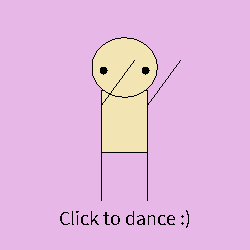
Frame 1 (no input)
Frame 60 (the mouse pressed at the canvas centre just before this capture): identical to frame 1, image omitted
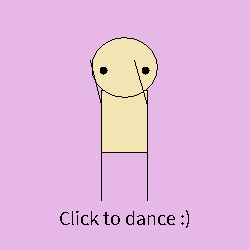
Frame 120 (the mouse held since frame 60 and released just before this capture)

The Processing sketch that drew these frames (run headless with seeded random() and noise(); from frame 60 on, the mouse is pressed at the canvas centre):

// Processing sketch: processing_126612
// ── processing_126612.pde

void setup() {
  size(250, 250);
  noSmooth();
  background(231,183,232);
  textAlign(CENTER);
  textSize (20);
}
 
void draw() {
  background(231,183,232);
 
  fill (242,228,179);
  rect(101, 90, 46, 62);
  ellipse(124,67,65,60);
  //occhi
  fill(0);
  ellipse(103, 70, 7,7);
  ellipse(145, 70, 7,7);
  //gambe
  line(147, 140, 147, 200);
  line(101, 140, 101, 200);
  
  //braccia
  if(mousePressed) {
     line(147,105,134,60);
     line(101,105,90,60);
  } 
  else {
    line(147,105,180,60);
    line(101,105,134,60);
  }
    
  fill(0);
  text ("Click to dance :)",125,225);
}
